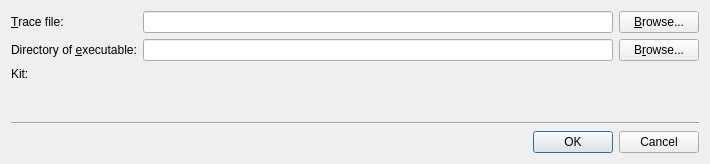
<?xml version="1.0" encoding="UTF-8"?>
<ui version="4.0">
 <class>PerfProfiler::Internal::PerfLoadDialog</class>
 <widget class="QWidget" name="PerfProfiler::Internal::PerfLoadDialog">
  <property name="geometry">
   <rect>
    <x>0</x>
    <y>0</y>
    <width>710</width>
    <height>164</height>
   </rect>
  </property>
  <property name="windowTitle">
   <string>Load Perf Trace</string>
  </property>
  <layout class="QVBoxLayout" name="verticalLayout">
   <item>
    <layout class="QGridLayout" name="gridLayout">
     <item row="0" column="0">
      <widget class="QLabel" name="label1">
       <property name="text">
        <string>&amp;Trace file:</string>
       </property>
       <property name="buddy">
        <cstring>traceFileLineEdit</cstring>
       </property>
      </widget>
     </item>
     <item row="0" column="1">
      <widget class="QLineEdit" name="traceFileLineEdit"/>
     </item>
     <item row="0" column="2">
      <widget class="QPushButton" name="browseTraceFileButton">
       <property name="text">
        <string>&amp;Browse...</string>
       </property>
      </widget>
     </item>
     <item row="1" column="0">
      <widget class="QLabel" name="label2">
       <property name="text">
        <string>Directory of &amp;executable:</string>
       </property>
       <property name="buddy">
        <cstring>executableDirLineEdit</cstring>
       </property>
      </widget>
     </item>
     <item row="1" column="1">
      <widget class="QLineEdit" name="executableDirLineEdit"/>
     </item>
     <item row="1" column="2">
      <widget class="QPushButton" name="browseExecutableDirButton">
       <property name="text">
        <string>B&amp;rowse...</string>
       </property>
      </widget>
     </item>
     <item row="2" column="0">
      <widget class="QLabel" name="label3">
       <property name="text">
        <string>Kit:</string>
       </property>
      </widget>
     </item>
     <item row="2" column="1" colspan="2">
      <widget class="ProjectExplorer::KitChooser" name="kitChooser" native="true"/>
     </item>
    </layout>
   </item>
   <item>
    <spacer name="verticalSpacer">
     <property name="orientation">
      <enum>Qt::Vertical</enum>
     </property>
     <property name="sizeHint" stdset="0">
      <size>
       <width>20</width>
       <height>0</height>
      </size>
     </property>
    </spacer>
   </item>
   <item>
    <widget class="Line" name="line">
     <property name="orientation">
      <enum>Qt::Horizontal</enum>
     </property>
    </widget>
   </item>
   <item>
    <widget class="QDialogButtonBox" name="buttonBox">
     <property name="orientation">
      <enum>Qt::Horizontal</enum>
     </property>
     <property name="standardButtons">
      <set>QDialogButtonBox::Cancel|QDialogButtonBox::Ok</set>
     </property>
    </widget>
   </item>
  </layout>
 </widget>
 <customwidgets>
  <customwidget>
   <class>ProjectExplorer::KitChooser</class>
   <extends>QWidget</extends>
   <header location="global">projectexplorer/kitchooser.h</header>
   <container>1</container>
  </customwidget>
 </customwidgets>
 <resources/>
</ui>
